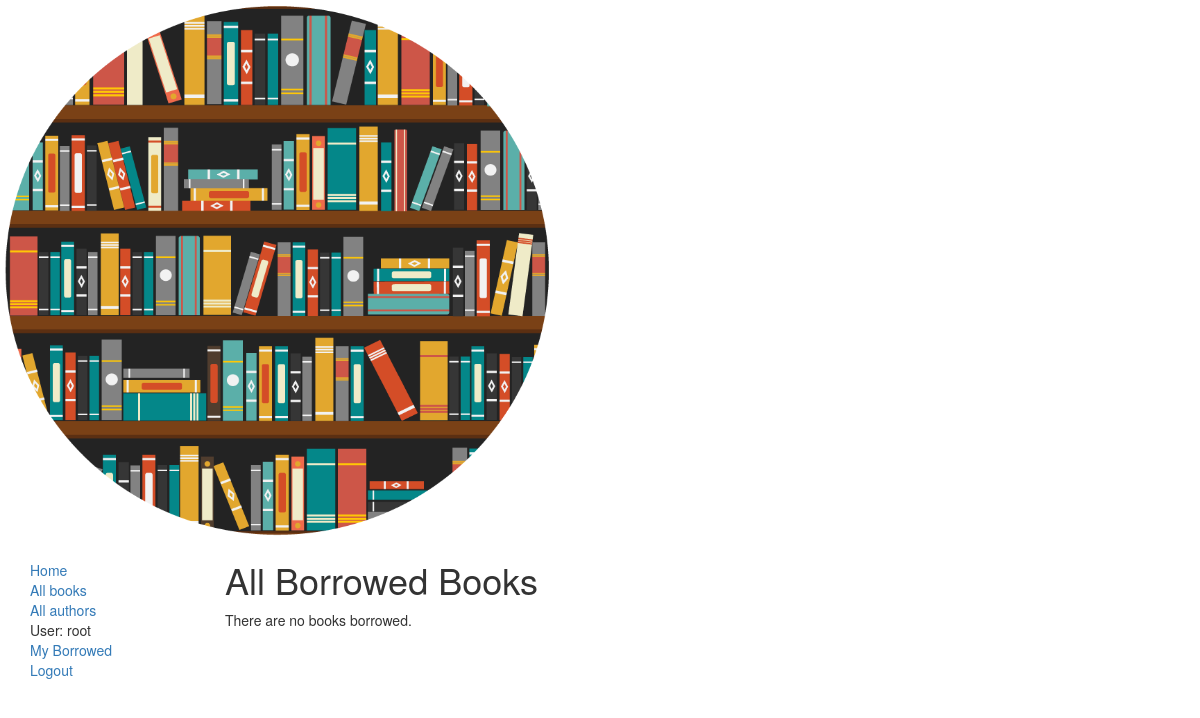
Before: /catalog/borrowed/ (signed in) with the older database file.
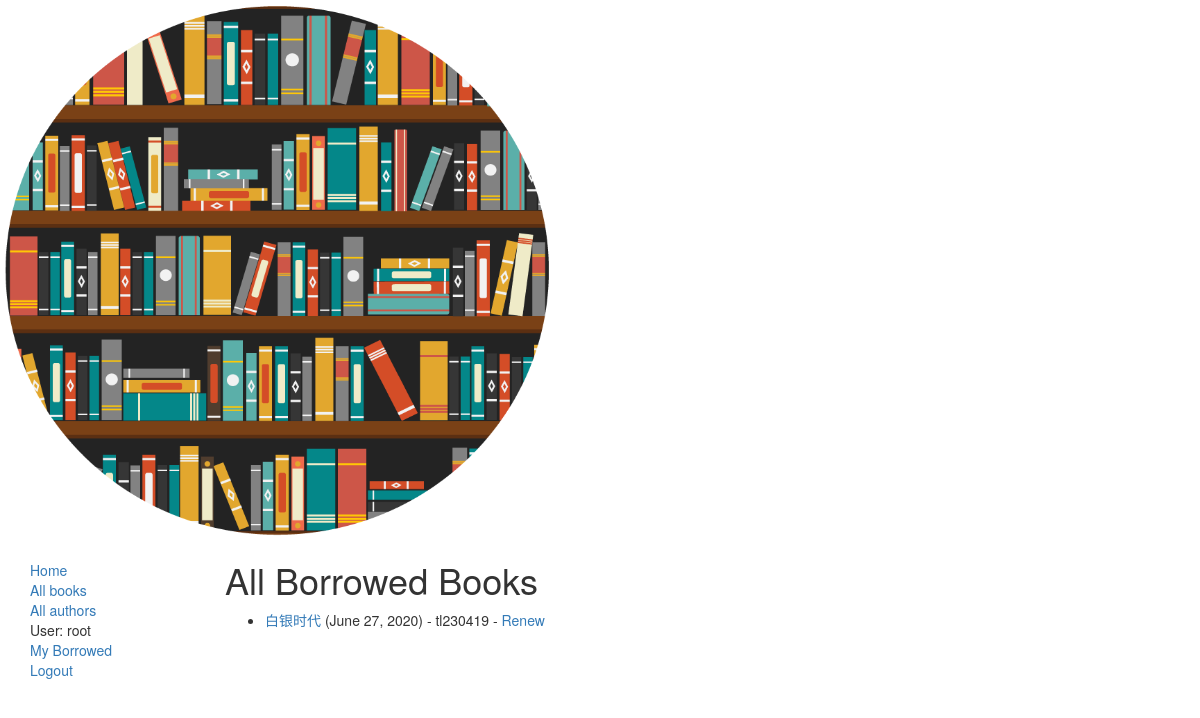
After: the same page with the newer database file.
### catalog/models.py (models this page shows, shortened)
class BookInstance(models.Model):
    id = models.UUIDField(primary_key=True, default=uuid.uuid4(), help_text="Unique ID for this particular book across whole library")
    book = models.ForeignKey('Book', on_delete=models.SET_NULL, null=True)
    imprint = models.CharField(max_length=200)
    due_back = models.DateField(null=True, blank=True)
    borrower = models.ForeignKey(User, on_delete=models.SET_NULL, null=True, blank=True)
    LOAN_STATUS = (
        ('m', 'Maintenance'),
        ('o', 'On loan'),
        ('a', 'Available'),
        ('r', 'Reserved')
    )
    status = models.CharField(max_length=1, choices=LOAN_STATUS, blank=True, default='m', help_text="Book availability")
    class Meta:
        ordering = ["due_back"]
        permissions = (("can_mark_returned", "Set book as returned"),)
    @property
    def is_overdue(self):
        if self.due_back and date.today() > self.due_back:
            return True
        return False

class Book(models.Model):
    title = models.CharField(max_length=200)
    author = models.ForeignKey('Author', on_delete=models.SET_NULL, null=True)
    summary = models.TextField(max_length=1000, help_text="Enter a brief description of the book")
    isbn = models.CharField('ISBN', max_length=13,
                            help_text='13 Character <a href="https://www.isbn-international.org/content/what-isbn'
                                      '">ISBN number</a>')
    genre = models.ManyToManyField(Genre, help_text="Select a genre for this book")
    language = models.ForeignKey('Language', on_delete=models.SET_NULL, null=True)
    def display_genre(self):
        """
        Creates a string for the Genre. This is required to display genre in Admin.
        """
        return ','.join([genre.name for genre in self.genre.all()[:3]])
    display_genre.short_description = 'Genre'

### catalog/views.py (the view)
# urls.py: path(r'borrowed/', views.LoanedBooksAllListView.as_view(), name='all-borrowed'),  # Added for challenge
class LoanedBooksAllListView(PermissionRequiredMixin, generic.ListView):
    model = BookInstance
    permission_required = 'catalog.can_mark_returned'
    template_name = 'catalog/bookinstance_list_borrowed_all.html'
    paginate_by = 10
    def get_queryset(self):
        return BookInstance.objects.filter(status__exact='o').order_by('due_back')

### catalog/templates/catalog/bookinstance_list_borrowed_all.html
{% extends "base_generic.html" %}
{% block content %}
    <h1>All Borrowed Books</h1>
    {% if bookinstance_list %}
    <ul>
      {% for bookinst in bookinstance_list %}
      <li class="{% if bookinst.is_overdue %}text-danger{% endif %}">
        <a href="{% url 'book-detail' bookinst.book.pk %}">{{bookinst.book.title}}</a> ({{ bookinst.due_back }}) {% if user.is_staff %}- {{ bookinst.borrower }}{% endif %} {% if perms.catalog.can_mark_returned %}- <a href="{% url 'renew-book-librarian' bookinst.id %}">Renew</a>  {% endif %}
      </li>
      {% endfor %}
    </ul>
    {% else %}
      <p>There are no books borrowed.</p>
    {% endif %}
{% endblock %}

Changed rows visible on the page:
now on this page (row edited): BookInstance: book "白银时代", due_back "June 27, 2020", borrower "tl230419"
Other visible differences:
text no longer shown: "There are no books borrowed."
